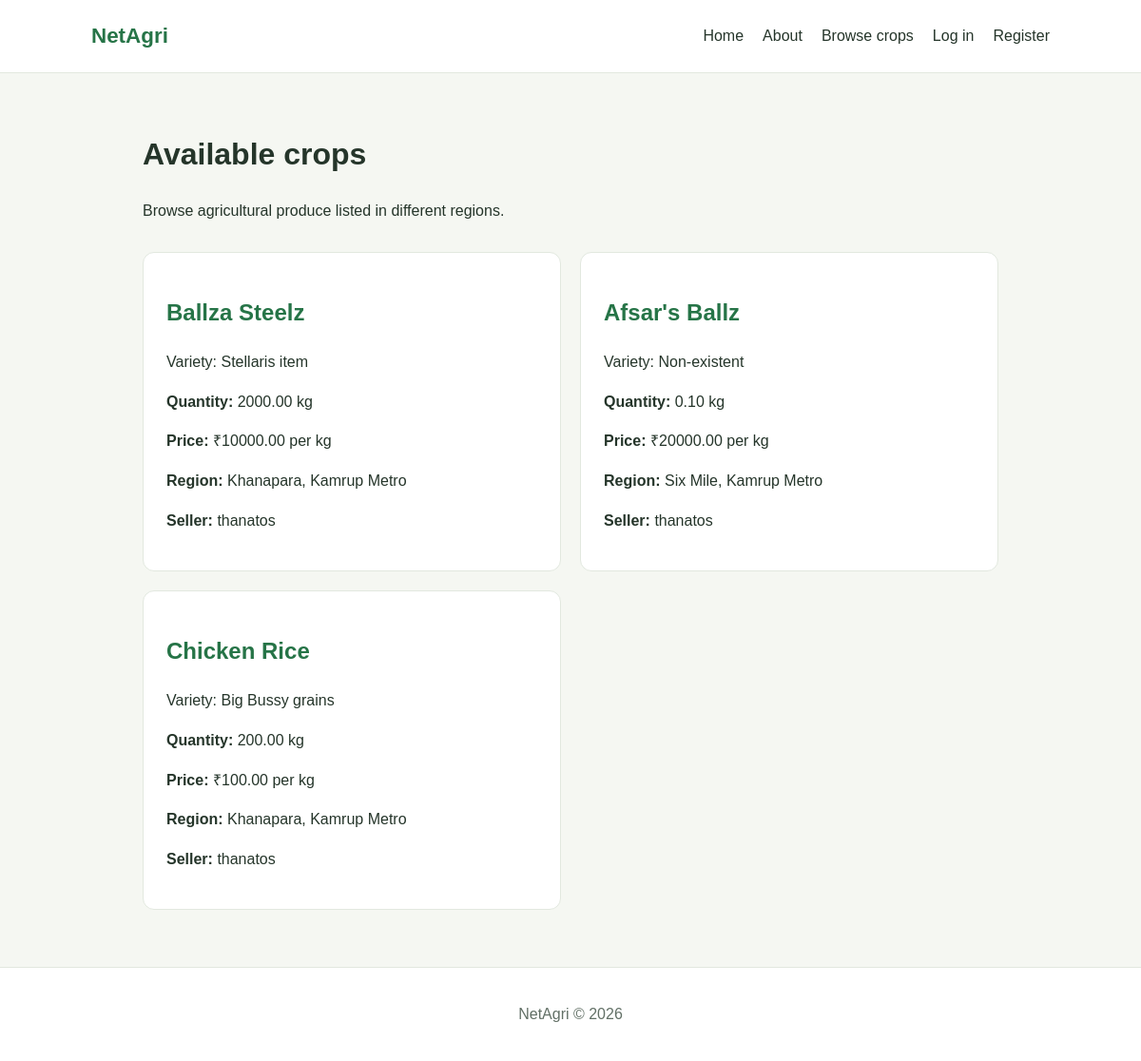
The page /crops/ on the database as committed earlier.
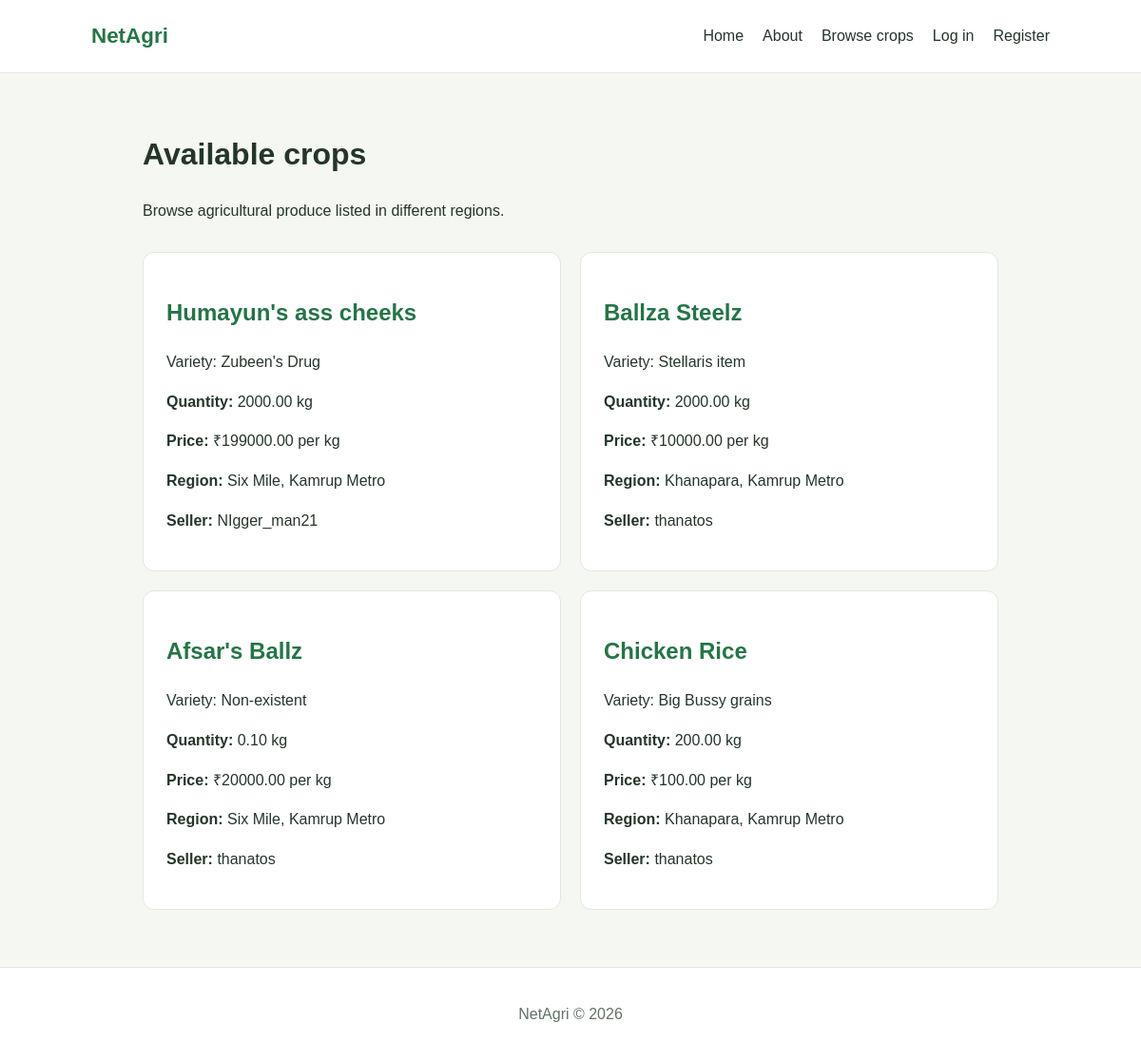
The same page on the database as committed later.
### marketplace/models.py (models this page shows, shortened)
class CropListing(models.Model):
    STATUS_CHOICES = [
        ("active", "Available"),
        ("sold", "Sold"),
    ]
    seller = models.ForeignKey(
        settings.AUTH_USER_MODEL,
        on_delete=models.CASCADE,
        related_name="crop_listings",
    )
    region = models.ForeignKey(
        Region,
        on_delete=models.PROTECT,
        related_name="crop_listings",
    )
    crop_name = models.CharField(max_length=100)
    variety = models.CharField(max_length=100, blank=True)
    quantity_kg = models.DecimalField(
        max_digits=10,
        decimal_places=2,
        validators=[MinValueValidator(0.01)],
    )
    price_per_kg = models.DecimalField(
        max_digits=10,
        decimal_places=2,
        validators=[MinValueValidator(0.01)],
    )
    status = models.CharField(
        max_length=10,
        choices=STATUS_CHOICES,
        default="active",
    )
    created_at = models.DateTimeField(auto_now_add=True)
    class Meta:
        ordering = ["-created_at"]

class Region(models.Model):
    name = models.CharField(max_length=100)
    district = models.CharField(max_length=100)
    state = models.CharField(
        max_length=100,
        default="Assam",
    )
    def __str__(self):
        return f"{self.name}, {self.district}"

### marketplace/views.py (the view)
# urls.py: path("", views.crop_list, name="crop_list"),
def crop_list(request):
    listings = (
        CropListing.objects
        .filter(status="active")
        .select_related("region", "seller")
    )
    return render(
        request,
        "marketplace/crop_list.html",
        {"listings": listings},
    )

### marketplace/templates/marketplace/crop_list.html (shortened to what this page needs)
{% extends "pages/base.html" %}
{% block content %}
<h1>Available crops</h1>
<p>
    Browse agricultural produce listed in different regions.
</p>
<div class="crop-grid">
    {% for listing in listings %}
        <article class="crop-card">
            <h2>{{ listing.crop_name }}</h2>
            {% if listing.variety %}
                <p>Variety: {{ listing.variety }}</p>
            {% endif %}
            <p>
                <strong>Quantity:</strong>
                {{ listing.quantity_kg }} kg
            </p>
            <p>
                <strong>Price:</strong>
                ₹{{ listing.price_per_kg }} per kg
            </p>
            <p>
                <strong>Region:</strong>
                {{ listing.region }}
            </p>
            <p>
                <strong>Seller:</strong>
                {{ listing.seller.username }}
            </p>
        </article>
    {% empty %}
        <p>No crops are listed yet.</p>
    {% endfor %}
</div>
{% endblock %}

Rows that differ between the two databases and show on the page:
added CropListing: crop_name "Humayun's ass cheeks", variety "Zubeen's Drug", quantity_kg "2000.00", price_per_kg "199000.00", region "Six Mile, Kamrup Metro", seller.username "NIgger_man21"
